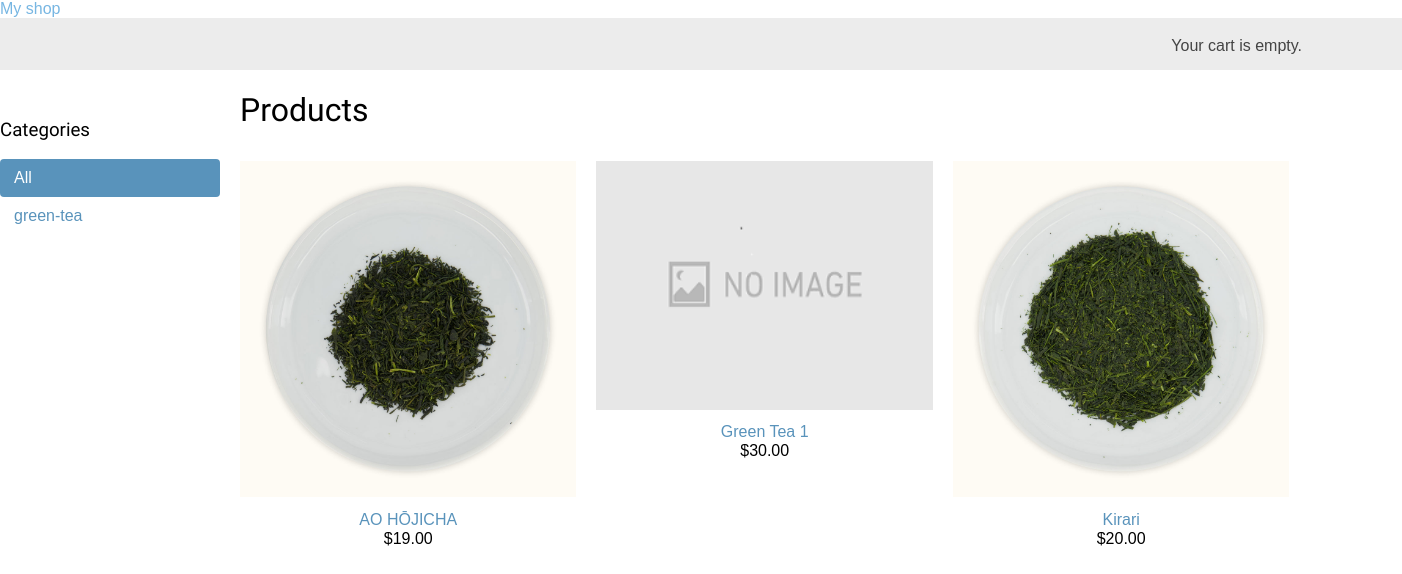
Before: / with the older database file.
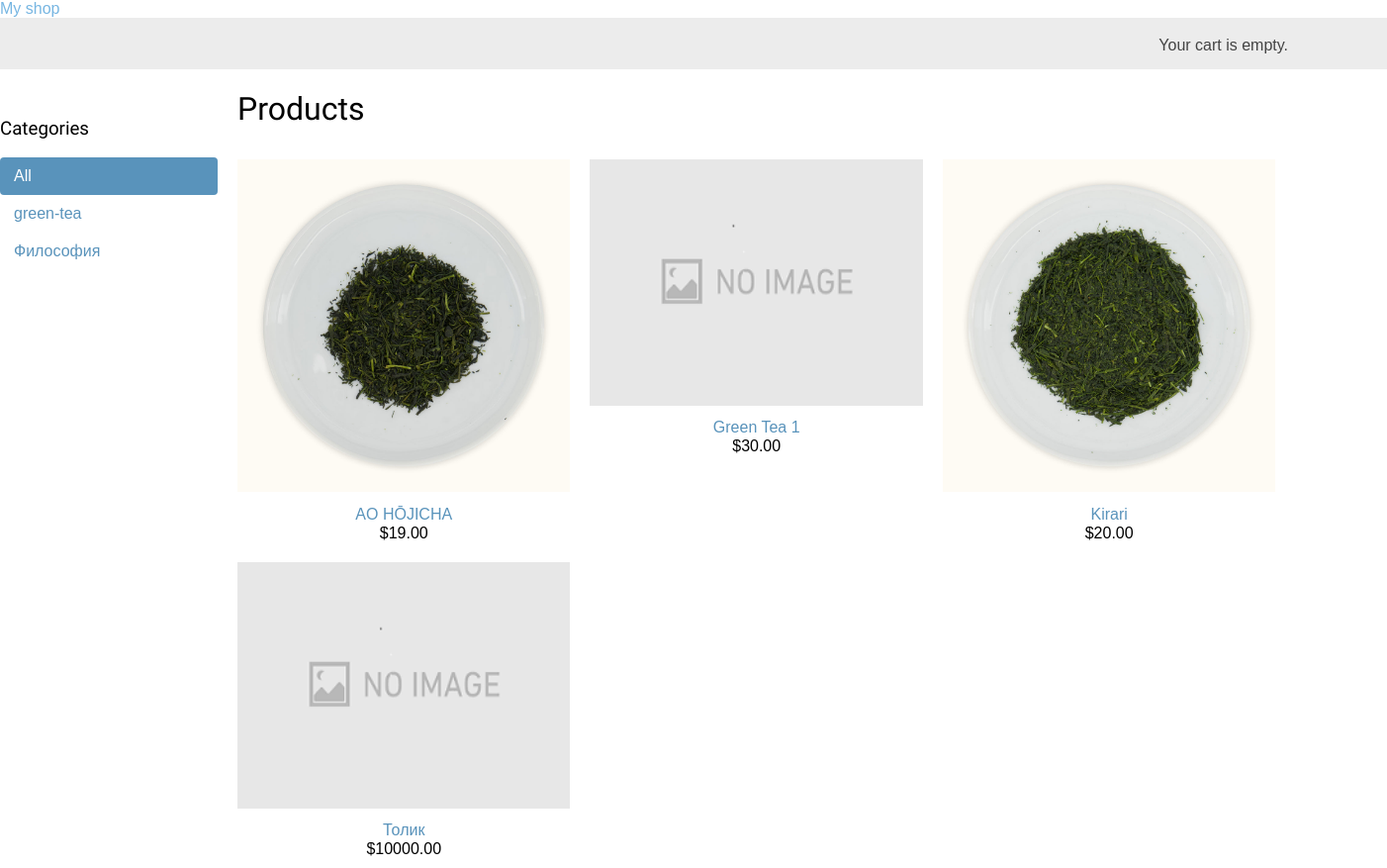
After: the same page with the newer database file.
### shop/models.py (models this page shows, shortened)
class Category(models.Model):
    name = models.CharField(max_length=200,
                            db_index=True)
    slug = models.SlugField(max_length=200,
                            unique=True)
    class Meta:
        ordering = ('name', )
        verbose_name = 'category'
        verbose_name_plural = 'categories'
    def get_absolute_url(self):
        return reverse('shop:product_list_by_category',
                       args=[self.slug])

class Product(models.Model):
    category = models.ForeignKey(Category,
                                 related_name='products',
                                 on_delete=models.CASCADE)
    name = models.CharField(max_length=200, db_index=True)
    slug = models.SlugField(max_length=200, db_index=True)
    image = models.ImageField(upload_to='products/%Y/%m/%d',
                              blank=True)
    description = models.TextField(blank=True)
    price = models.DecimalField(max_digits=10, decimal_places=2)
    available = models.BooleanField(default=True)
    created = models.DateTimeField(auto_now_add=True)
    updated = models.DateTimeField(auto_now=True)
    class Meta:
        ordering = ('name', )
        index_together = (('id', 'slug'),)
    def get_absolute_url(self):
        return reverse('shop:product_detail',
                       args=[self.id, self.slug])

### shop/views.py (the view)
# urls.py: path('', views.product_list, name='product_list'),
def product_list(request, category_slug=None):
    category = None
    categories = Category.objects.all()
    products = Product.objects.filter(available=True)
    if category_slug:
        category = get_object_or_404(Category, slug=category_slug)
        products = products.filter(category=category)
    return render(request,
                  'shop/product/list.html',
                  {'category': category,
                   'categories': categories,
                   'products': products})

### cart/cart.py (called while the page is built)
    def __len__(self):
        return sum(item['quantity'] for item in self.cart.values())

### cart/context_processors.py (called while the page is built)
def cart(request):
    return {'cart': Cart(request)}

### shop/templates/shop/product/list.html (shortened to what this page needs)
{% extends "shop/base.html" %}
{% load static %}
{% block content %}
    <div id="sidebar">
        <h3>Categories</h3>
        <ul>
            <li {% if not category %} class="selected"{% endif %}>
                <a href="{% url 'shop:product_list' %}">All</a>
            </li>
            {% for c in categories %}
            <li >
                <a href="{{ c.get_absolute_url }}">{{ c.name }}</a>
            </li>
            {% endfor %}
        </ul>
    </div>
    <div id="main" class="product-list">
        <h1>{% if category %}{{ category.name }}{% else %}Products
            {% endif %}</h1>
        {% for product in products %}
            <div class="item">
                <a href="{{ product.get_absolute_url }}">
                    <img src="{% if product.image %}{{ product.image.url }} {% else %}
                              {% static 'img/no_image.png' %}{% endif %}">
                </a>
                <a href="{{ product.get_absolute_url }}">{{ product.name }}</a>
                <br>
                ${{ product.price }}
            </div>
        {% endfor %}
    </div>
{% endblock %}

### shop/templates/shop/base.html (shortened to what this page needs)
{% load static %}
<!DOCTYPE html>
<html lang="en">
<head>
    <link rel="stylesheet" href="{% static 'css/style.css' %}">
</head>
<body>
    <div class="header">
        <a href="/" class="logo">My shop</a>
    </div>
    <div id="subheader">
        <div class="cart">
            {% with total_items=cart|length %}
                {% if total_items > 0 %}
                    Your cart:
                    <a href="{% url 'cart:cart_detail' %}">
                        {{ total_items }} item{{ total_items|pluralize }},
                        ${{ cart.get_total_price }}
                    </a>
                {% else %}
                    Your cart is empty.
                {% endif %}
            {% endwith %}
        </div>
    </div>
    <div class="content">
        {% block content %}
        {% endblock %}
    </div>
</body>
</html>

### shop/static/css/style.css (style rules this page uses)
body { margin:0; padding:0; font-family:helvetica, sans-serif; }
h1, h2, h3, h4, h5 , h6 { font-family: 'Ubuntu', sans-serif; font-weight:normal; }
a { text-decoration:none; color:#5993bb; }
#subheader { background:#ececec; color:#444; padding:15px 100px; overflow:auto; }
#subheader .cart { float:right; padding-top:4px; }
#sidebar { width:220px; padding:30px 20px 0 0; float:left; }
#sidebar ul { margin:0; padding:0; }
#sidebar ul li { margin:0; list-style:none; padding:10px 14px; }
#sidebar ul li a { display:block; }
#sidebar ul li.selected { background:#5993bb; border-radius:4px; }
#sidebar ul li.selected a { color:#fff; }
#main { float:left; width: 96%; margin-right:-220px; overflow:hidden; }
.product-list .item { width:25%; padding:10px 20px 10px 0; float:left; text-align:center; line-height:1.2; }
.product-list .item img { width:100%; margin-bottom:8px; }

Changed rows visible on the page:
added Category: name "Философия"
added Product: name "Толик", price "10000.00"
